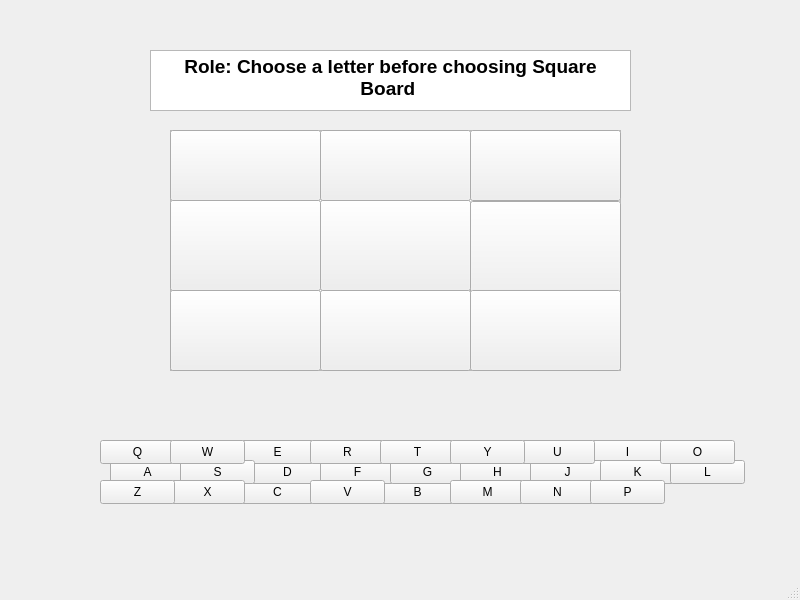
<?xml version="1.0" encoding="UTF-8"?>
<ui version="4.0">
 <class>wordguii</class>
 <widget class="QMainWindow" name="wordguii">
  <property name="geometry">
   <rect>
    <x>0</x>
    <y>0</y>
    <width>800</width>
    <height>600</height>
   </rect>
  </property>
  <property name="windowTitle">
   <string>MainWindow</string>
  </property>
  <widget class="QWidget" name="centralwidget">
   <widget class="QTreeView" name="treeView">
    <property name="geometry">
     <rect>
      <x>170</x>
      <y>130</y>
      <width>451</width>
      <height>241</height>
     </rect>
    </property>
    <property name="styleSheet">
     <string notr="true"/>
    </property>
   </widget>
   <widget class="QPushButton" name="pushButton12">
    <property name="geometry">
     <rect>
      <x>470</x>
      <y>201</y>
      <width>151</width>
      <height>101</height>
     </rect>
    </property>
    <property name="text">
     <string/>
    </property>
   </widget>
   <widget class="QPushButton" name="pushButton02">
    <property name="geometry">
     <rect>
      <x>470</x>
      <y>130</y>
      <width>151</width>
      <height>71</height>
     </rect>
    </property>
    <property name="text">
     <string/>
    </property>
   </widget>
   <widget class="QPushButton" name="pushButton11">
    <property name="geometry">
     <rect>
      <x>320</x>
      <y>200</y>
      <width>151</width>
      <height>91</height>
     </rect>
    </property>
    <property name="text">
     <string/>
    </property>
   </widget>
   <widget class="QPushButton" name="pushButton20">
    <property name="geometry">
     <rect>
      <x>170</x>
      <y>290</y>
      <width>151</width>
      <height>81</height>
     </rect>
    </property>
    <property name="text">
     <string/>
    </property>
   </widget>
   <widget class="QPushButton" name="pushButton00">
    <property name="geometry">
     <rect>
      <x>170</x>
      <y>130</y>
      <width>151</width>
      <height>71</height>
     </rect>
    </property>
    <property name="text">
     <string/>
    </property>
   </widget>
   <widget class="QPushButton" name="pushButton21">
    <property name="geometry">
     <rect>
      <x>320</x>
      <y>290</y>
      <width>151</width>
      <height>81</height>
     </rect>
    </property>
    <property name="text">
     <string/>
    </property>
   </widget>
   <widget class="QPushButton" name="pushButton01">
    <property name="geometry">
     <rect>
      <x>320</x>
      <y>130</y>
      <width>151</width>
      <height>71</height>
     </rect>
    </property>
    <property name="text">
     <string/>
    </property>
   </widget>
   <widget class="QPushButton" name="pushButton10">
    <property name="geometry">
     <rect>
      <x>170</x>
      <y>200</y>
      <width>151</width>
      <height>91</height>
     </rect>
    </property>
    <property name="text">
     <string/>
    </property>
   </widget>
   <widget class="QPushButton" name="pushButton22">
    <property name="geometry">
     <rect>
      <x>470</x>
      <y>290</y>
      <width>151</width>
      <height>81</height>
     </rect>
    </property>
    <property name="text">
     <string/>
    </property>
   </widget>
   <widget class="QPushButton" name="pushButtona">
    <property name="geometry">
     <rect>
      <x>110</x>
      <y>460</y>
      <width>75</width>
      <height>24</height>
     </rect>
    </property>
    <property name="text">
     <string>A</string>
    </property>
   </widget>
   <widget class="QPushButton" name="pushButtonb">
    <property name="geometry">
     <rect>
      <x>380</x>
      <y>480</y>
      <width>75</width>
      <height>24</height>
     </rect>
    </property>
    <property name="text">
     <string>B</string>
    </property>
   </widget>
   <widget class="QPushButton" name="pushButtonc">
    <property name="geometry">
     <rect>
      <x>240</x>
      <y>480</y>
      <width>75</width>
      <height>24</height>
     </rect>
    </property>
    <property name="text">
     <string>C</string>
    </property>
   </widget>
   <widget class="QPushButton" name="pushButtond">
    <property name="geometry">
     <rect>
      <x>250</x>
      <y>460</y>
      <width>75</width>
      <height>24</height>
     </rect>
    </property>
    <property name="text">
     <string>D</string>
    </property>
   </widget>
   <widget class="QPushButton" name="pushButtone">
    <property name="geometry">
     <rect>
      <x>240</x>
      <y>440</y>
      <width>75</width>
      <height>24</height>
     </rect>
    </property>
    <property name="text">
     <string>E</string>
    </property>
   </widget>
   <widget class="QPushButton" name="pushButtonf">
    <property name="geometry">
     <rect>
      <x>320</x>
      <y>460</y>
      <width>75</width>
      <height>24</height>
     </rect>
    </property>
    <property name="text">
     <string>F</string>
    </property>
   </widget>
   <widget class="QPushButton" name="pushButtong">
    <property name="geometry">
     <rect>
      <x>390</x>
      <y>460</y>
      <width>75</width>
      <height>24</height>
     </rect>
    </property>
    <property name="text">
     <string>G</string>
    </property>
   </widget>
   <widget class="QPushButton" name="pushButtonh">
    <property name="geometry">
     <rect>
      <x>460</x>
      <y>460</y>
      <width>75</width>
      <height>24</height>
     </rect>
    </property>
    <property name="text">
     <string>H</string>
    </property>
   </widget>
   <widget class="QPushButton" name="pushButtoni">
    <property name="geometry">
     <rect>
      <x>590</x>
      <y>440</y>
      <width>75</width>
      <height>24</height>
     </rect>
    </property>
    <property name="text">
     <string>I</string>
    </property>
   </widget>
   <widget class="QPushButton" name="pushButtonj">
    <property name="geometry">
     <rect>
      <x>530</x>
      <y>460</y>
      <width>75</width>
      <height>24</height>
     </rect>
    </property>
    <property name="text">
     <string>J</string>
    </property>
   </widget>
   <widget class="QPushButton" name="pushButtonk">
    <property name="geometry">
     <rect>
      <x>600</x>
      <y>460</y>
      <width>75</width>
      <height>24</height>
     </rect>
    </property>
    <property name="text">
     <string>K</string>
    </property>
   </widget>
   <widget class="QPushButton" name="pushButtonl">
    <property name="geometry">
     <rect>
      <x>670</x>
      <y>460</y>
      <width>75</width>
      <height>24</height>
     </rect>
    </property>
    <property name="text">
     <string>L</string>
    </property>
   </widget>
   <widget class="QPushButton" name="pushButtonm">
    <property name="geometry">
     <rect>
      <x>450</x>
      <y>480</y>
      <width>75</width>
      <height>24</height>
     </rect>
    </property>
    <property name="text">
     <string>M</string>
    </property>
   </widget>
   <widget class="QPushButton" name="pushButtonn">
    <property name="geometry">
     <rect>
      <x>520</x>
      <y>480</y>
      <width>75</width>
      <height>24</height>
     </rect>
    </property>
    <property name="text">
     <string>N</string>
    </property>
   </widget>
   <widget class="QPushButton" name="pushButtono">
    <property name="geometry">
     <rect>
      <x>660</x>
      <y>440</y>
      <width>75</width>
      <height>24</height>
     </rect>
    </property>
    <property name="text">
     <string>O</string>
    </property>
   </widget>
   <widget class="QPushButton" name="pushButtonp">
    <property name="geometry">
     <rect>
      <x>590</x>
      <y>480</y>
      <width>75</width>
      <height>24</height>
     </rect>
    </property>
    <property name="text">
     <string>P</string>
    </property>
   </widget>
   <widget class="QPushButton" name="pushButtonq">
    <property name="geometry">
     <rect>
      <x>100</x>
      <y>440</y>
      <width>75</width>
      <height>24</height>
     </rect>
    </property>
    <property name="text">
     <string>Q</string>
    </property>
   </widget>
   <widget class="QPushButton" name="pushButtonr">
    <property name="geometry">
     <rect>
      <x>310</x>
      <y>440</y>
      <width>75</width>
      <height>24</height>
     </rect>
    </property>
    <property name="text">
     <string>R</string>
    </property>
   </widget>
   <widget class="QPushButton" name="pushButtons">
    <property name="geometry">
     <rect>
      <x>180</x>
      <y>460</y>
      <width>75</width>
      <height>24</height>
     </rect>
    </property>
    <property name="text">
     <string>S</string>
    </property>
   </widget>
   <widget class="QPushButton" name="pushButtont">
    <property name="geometry">
     <rect>
      <x>380</x>
      <y>440</y>
      <width>75</width>
      <height>24</height>
     </rect>
    </property>
    <property name="text">
     <string>T</string>
    </property>
   </widget>
   <widget class="QPushButton" name="pushButtonu">
    <property name="geometry">
     <rect>
      <x>520</x>
      <y>440</y>
      <width>75</width>
      <height>24</height>
     </rect>
    </property>
    <property name="text">
     <string>U</string>
    </property>
   </widget>
   <widget class="QPushButton" name="pushButtonv">
    <property name="geometry">
     <rect>
      <x>310</x>
      <y>480</y>
      <width>75</width>
      <height>24</height>
     </rect>
    </property>
    <property name="text">
     <string>V</string>
    </property>
   </widget>
   <widget class="QPushButton" name="pushButtonw">
    <property name="geometry">
     <rect>
      <x>170</x>
      <y>440</y>
      <width>75</width>
      <height>24</height>
     </rect>
    </property>
    <property name="text">
     <string>W</string>
    </property>
   </widget>
   <widget class="QPushButton" name="pushButtonx">
    <property name="geometry">
     <rect>
      <x>170</x>
      <y>480</y>
      <width>75</width>
      <height>24</height>
     </rect>
    </property>
    <property name="text">
     <string>X</string>
    </property>
   </widget>
   <widget class="QPushButton" name="pushButtony">
    <property name="geometry">
     <rect>
      <x>450</x>
      <y>440</y>
      <width>75</width>
      <height>24</height>
     </rect>
    </property>
    <property name="text">
     <string>Y</string>
    </property>
   </widget>
   <widget class="QPushButton" name="pushButtonz">
    <property name="geometry">
     <rect>
      <x>100</x>
      <y>480</y>
      <width>75</width>
      <height>24</height>
     </rect>
    </property>
    <property name="text">
     <string>Z</string>
    </property>
   </widget>
   <widget class="QTextEdit" name="textEdit">
    <property name="geometry">
     <rect>
      <x>150</x>
      <y>50</y>
      <width>481</width>
      <height>61</height>
     </rect>
    </property>
    <property name="html">
     <string>&lt;!DOCTYPE HTML PUBLIC &quot;-//W3C//DTD HTML 4.0//EN&quot; &quot;http://www.w3.org/TR/REC-html40/strict.dtd&quot;&gt;
&lt;html&gt;&lt;head&gt;&lt;meta name=&quot;qrichtext&quot; content=&quot;1&quot; /&gt;&lt;meta charset=&quot;utf-8&quot; /&gt;&lt;style type=&quot;text/css&quot;&gt;
p, li { white-space: pre-wrap; }
hr { height: 1px; border-width: 0; }
li.unchecked::marker { content: &quot;\2610&quot;; }
li.checked::marker { content: &quot;\2612&quot;; }
&lt;/style&gt;&lt;/head&gt;&lt;body style=&quot; font-family:'Segoe UI'; font-size:9pt; font-weight:400; font-style:normal;&quot;&gt;
&lt;p align=&quot;center&quot; style=&quot; margin-top:0px; margin-bottom:0px; margin-left:0px; margin-right:0px; -qt-block-indent:0; text-indent:0px;&quot;&gt;&lt;span style=&quot; font-size:14pt; font-weight:700;&quot;&gt;Role: Choose a letter before choosing Square Board &lt;/span&gt;&lt;/p&gt;&lt;/body&gt;&lt;/html&gt;</string>
    </property>
   </widget>
  </widget>
  <widget class="QMenuBar" name="menubar">
   <property name="geometry">
    <rect>
     <x>0</x>
     <y>0</y>
     <width>800</width>
     <height>22</height>
    </rect>
   </property>
  </widget>
  <widget class="QStatusBar" name="statusbar"/>
 </widget>
 <resources/>
 <connections/>
</ui>
